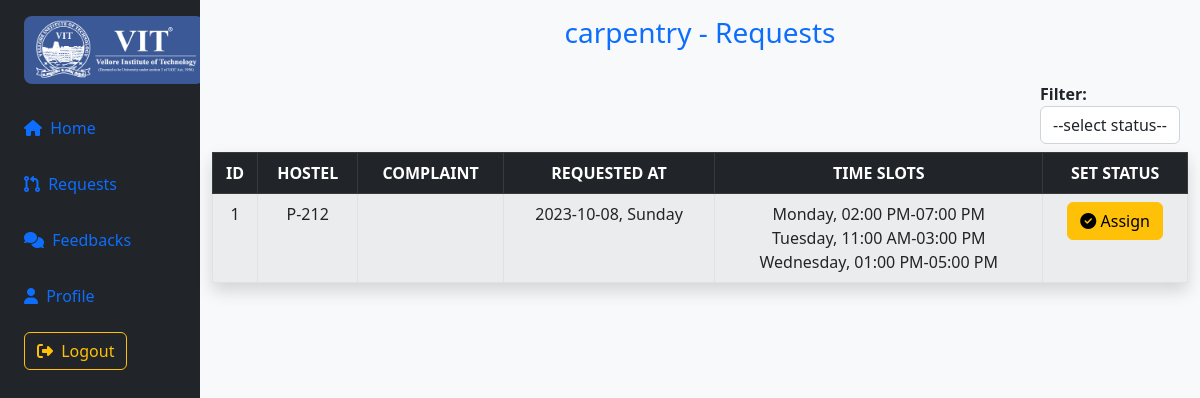
The app's page /admin/view.php?service=carpentry (signed in) with its own data.
### tables this page shows
CREATE TABLE IF NOT EXISTS `mens_hostel` (
  `id` int(11) NOT NULL AUTO_INCREMENT,
  `regNo` varchar(9) NOT NULL,
  `name` varchar(30) NOT NULL,
  `block` varchar(5) NOT NULL,
  `roomNo` int(6) NOT NULL,
  `service` varchar(20) NOT NULL,
  `day1` varchar(20) NOT NULL,
  `day1slot` varchar(30) NOT NULL,
  `day2` varchar(20) NOT NULL,
  `day2slot` varchar(30) NOT NULL,
  `day3` varchar(20) NOT NULL,
  `day3slot` varchar(30) NOT NULL,
  `complaints` varchar(350) DEFAULT NULL,
  `registered` date NOT NULL,
  `status` varchar(30) NOT NULL,
  `comments` varchar(600) DEFAULT NULL,
  PRIMARY KEY (`id`)
);

### backend/selectService.php (called while the page is built, shortened)
<?php
    include('connectDB.php');
    function getByService($service){
        global $con;
        $query = "";
        if($_SESSION['gender'] == "male"){
            $query = "select id, block, roomNo, complaints, registered, day1, day1slot, day2, day2slot, day3, day3slot, status from mens_hostel where service='$service' and status in ('requested', 'assigned') ";
        }
        elseif($_SESSION['gender'] == "female"){
            $query = "select id, block, roomNo, complaints, registered, day1, day1slot, day2, day2slot, day3, day3slot, status from womens_hostel where service='$service' and status in ('requested', 'assigned') ";
        }
        $result = mysqli_query($con, $query);
        if(!$result){
            echo "<script type='text/javascript'>alert('error to fetch data :('); window.location = '../admin/home.php'; </script>";
        }
        else
            return $result;
    }
?>

### admin/view.php (the view, shortened to what this page needs)
<?php require_once('../components/html_head.php'); ?>
<?php
    $service = $_GET['service'];
    require_once("../backend/selectService.php");
    if(isset($_GET['status'])){
        $status = $_GET['status'];
        $result = getByStatus($service, $status);
    }
    else{
        $result = getByService($service);
    }
?>
<main>
    <div class="container-fluid">
        <div class="row flex-nowrap">
            <?php require_once('../components/navbar.php'); ?>
            <div class="col py-3 bg-light text-center">
                <h3 class="text-primary mb-4"><?= $service ?> - Requests</h3>
                <div class="float-end text-start m-2 ">
                    <b>Filter:</b>
                    <select class="form-control" id="status" name="status" onchange="filter();">
                        <option value="" hidden>--select status--</option>
                    </select>
                </div>
                <table class="table table-striped table-hover table-bordered shadow mt-4">
                    <thead class="table-dark">
                        <th>ID</th>
                        <th>HOSTEL</th>
                        <?php if($service != 'roomcleaning') : ?>
                            <th>COMPLAINT</th>
                        <?php endif; ?>
                        <th>REQUESTED AT</th>
                        <th>TIME SLOTS</th>
                        <th>SET STATUS</th>
                    </thead>
                    <tbody>
                        <tr>
                            <?php while($row = mysqli_fetch_assoc($result)) {
                                $day=date('l', strtotime($row['registered']));
                            ?>
                            <td><?= $row['id'] ?></td>
                            <td><?= $row['block'].'-'.$row['roomNo'] ?></td>
                            <?php if($service != 'roomcleaning') : ?>
                                <td><?= $row['complaints'] ?></td>
                            <?php endif; ?>
                            <td><?= $row['registered'].', '.$day ?></td>
                            <td><?php echo $row['day1'].', '.$row['day1slot'].'<br/>';
                                    echo $row['day2'].', '.$row['day2slot'].'<br/>';
                                    echo $row['day3'].', '.$row['day3slot'].'<br/>'; ?>
                            </td>
                            <td>
                            <?php if($row['status'] == 'requested') : ?>
                                <a class="btn btn-warning" status="assigned" requestid="<?= $row['id'] ?>" onclick="setStatus(this);"><i class="fa-solid fa-circle-check"></i> Assign</a>
                            <?php elseif($row['status'] == 'assigned') : ?>
                                <a class="btn btn-success" status="completed" requestid="<?= $row['id'] ?>" onclick="setStatus(this);"><i class="fa-solid fa-circle-check"></i> Complete</a>
                            <?php endif; ?>
                            </td>
                        </tr>
                        <?php } ?>
                    </tbody>
                </table>
            </div>
        </div>
    </div>
</main>
<?php require_once('../components/footer.php'); ?>

### components/html_head.php (shortened to what this page needs)
<!DOCTYPE html>
<html lang="en-us">
<head>
    <link rel="stylesheet" href="https://cdn.jsdelivr.net/npm/bootstrap@5.2.3/dist/css/bootstrap.min.css">
    <link rel="stylesheet" href="https://cdnjs.cloudflare.com/ajax/libs/font-awesome/6.4.2/css/all.min.css" />
</head>
<body class="bg-dark">

### components/navbar.php (shortened to what this page needs)
<div class="col-auto col-md-3 col-xl-2 px-sm-2 px-0 bg-dark" >
    <div class="d-flex flex-column align-items-center align-items-sm-start px-3 pt-2 text-white min-vh-100" >
        <a href="./home.php" class="d-flex align-items-center my-2 pb-3 mb-md-0 me-md-auto text-white text-decoration-none">
            <img src='../images/vitlogo2.png'  width="180" class="rounded-3 d-none d-sm-inline">
        </a>
        <ul class="nav nav-pills flex-column mb-sm-auto mb-0 align-items-center align-items-sm-start" id="menu">
            <li class="my-2">
                <a href="./home.php" class="center nav-link align-middle px-0">
                    <i class="fa-solid fa-house"></i> <span class="ms-1 d-none d-sm-inline">Home</span>
                </a>
            </li>
            <?php if($_SESSION['type'] == "student") : ?>
                <li class="my-2">
                    <a href="./services.php" class="nav-link px-0 align-middle">
                        <i class="fa-solid fa-screwdriver-wrench"></i> <span class="ms-1 d-none d-sm-inline">Services</span></a>
                </li>
                <li class="my-2">
                    <a href="./history.php" class="nav-link px-0 align-middle">
                    <i class="fa-solid fa-clock-rotate-left"></i> <span class="ms-1 d-none d-sm-inline">Histroy</span> </a>
                </li>
            <?php else : ?>
                <li class="my-2">
                    <a href="./requests.php" class="nav-link px-0 align-middle">
                    <i class="fa-solid fa-code-pull-request"></i> <span class="ms-1 d-none d-sm-inline">Requests</span></a>
                </li>
                <li class="my-2">
                    <a href="./feedbacks.php" class="nav-link px-0 align-middle">
                    <i class="fa-solid fa-comments"></i> <span class="ms-1 d-none d-sm-inline">Feedbacks</span> </a>
                </li>
            <?php endif; ?>
            <li class="my-2">
                <a href="./profile.php" class="nav-link px-0 align-middle">
                    <i class="fa-solid fa-user"></i> <span class="ms-1 d-none d-sm-inline">Profile</span> </a>
            </li>
            <li class="my-2">
                <a href="../components/logout.php" class="btn btn-outline-warning"><i class="fa-solid fa-right-from-bracket"></i> <span class="ms-1 d-none d-sm-inline">Logout</span></a>
            </li>
        </ul>
    </div>
</div>

### components/footer.php
</body>
</html>

### records on screen
mens_hostel: id "1", block "P", roomNo "212", registered "2023-10-08", registered "Sunday", day1 "Monday", day1slot "02:00 PM-07:00 PM", day2 "Tuesday", day2slot "11:00 AM-03:00 PM", day3 "Wednesday", day3slot "01:00 PM-05:00 PM"

### other values on screen
$service "carpentry"
